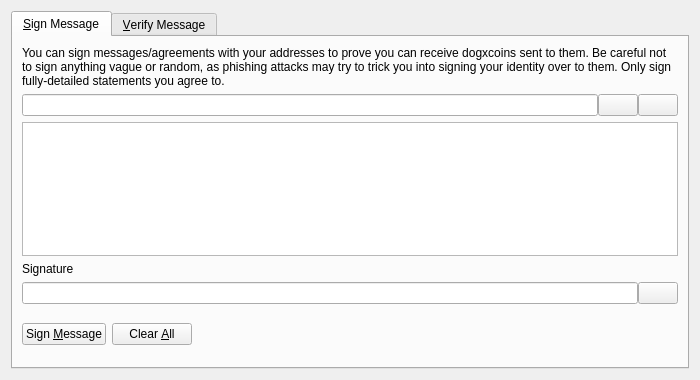
<?xml version="1.0" encoding="UTF-8"?>
<ui version="4.0">
 <class>SignVerifyMessageDialog</class>
 <widget class="QDialog" name="SignVerifyMessageDialog">
  <property name="geometry">
   <rect>
    <x>0</x>
    <y>0</y>
    <width>700</width>
    <height>380</height>
   </rect>
  </property>
  <property name="windowTitle">
   <string>Signatures - Sign / Verify a Message</string>
  </property>
  <property name="modal">
   <bool>true</bool>
  </property>
  <layout class="QVBoxLayout" name="verticalLayout">
   <item>
    <widget class="QTabWidget" name="tabWidget">
     <property name="currentIndex">
      <number>0</number>
     </property>
     <widget class="QWidget" name="tabSignMessage">
      <attribute name="title">
       <string>&amp;Sign Message</string>
      </attribute>
      <layout class="QVBoxLayout" name="verticalLayout_SM">
       <item>
        <widget class="QLabel" name="infoLabel_SM">
         <property name="text">
          <string>You can sign messages/agreements with your addresses to prove you can receive dogxcoins sent to them. Be careful not to sign anything vague or random, as phishing attacks may try to trick you into signing your identity over to them. Only sign fully-detailed statements you agree to.</string>
         </property>
         <property name="textFormat">
          <enum>Qt::PlainText</enum>
         </property>
         <property name="wordWrap">
          <bool>true</bool>
         </property>
        </widget>
       </item>
       <item>
        <layout class="QHBoxLayout" name="horizontalLayout_1_SM">
         <property name="spacing">
          <number>0</number>
         </property>
         <item>
          <widget class="QValidatedLineEdit" name="addressIn_SM">
           <property name="toolTip">
            <string>The dogxcoin address to sign the message with</string>
           </property>
          </widget>
         </item>
         <item>
          <widget class="QPushButton" name="addressBookButton_SM">
           <property name="toolTip">
            <string>Choose previously used address</string>
           </property>
           <property name="text">
            <string/>
           </property>
           <property name="icon">
            <iconset resource="../dogxcoin.qrc">
             <normaloff>:/icons/address-book</normaloff>:/icons/address-book</iconset>
           </property>
           <property name="shortcut">
            <string>Alt+A</string>
           </property>
           <property name="autoDefault">
            <bool>false</bool>
           </property>
          </widget>
         </item>
         <item>
          <widget class="QPushButton" name="pasteButton_SM">
           <property name="toolTip">
            <string>Paste address from clipboard</string>
           </property>
           <property name="text">
            <string/>
           </property>
           <property name="icon">
            <iconset resource="../dogxcoin.qrc">
             <normaloff>:/icons/editpaste</normaloff>:/icons/editpaste</iconset>
           </property>
           <property name="shortcut">
            <string>Alt+P</string>
           </property>
           <property name="autoDefault">
            <bool>false</bool>
           </property>
          </widget>
         </item>
        </layout>
       </item>
       <item>
        <widget class="QPlainTextEdit" name="messageIn_SM">
         <property name="toolTip">
          <string>Enter the message you want to sign here</string>
         </property>
        </widget>
       </item>
       <item>
        <widget class="QLabel" name="signatureLabel_SM">
         <property name="text">
          <string>Signature</string>
         </property>
         <property name="textFormat">
          <enum>Qt::PlainText</enum>
         </property>
        </widget>
       </item>
       <item>
        <layout class="QHBoxLayout" name="horizontalLayout_2_SM">
         <property name="spacing">
          <number>0</number>
         </property>
         <item>
          <widget class="QLineEdit" name="signatureOut_SM">
           <property name="font">
            <font>
             <italic>true</italic>
            </font>
           </property>
           <property name="readOnly">
            <bool>true</bool>
           </property>
          </widget>
         </item>
         <item>
          <widget class="QPushButton" name="copySignatureButton_SM">
           <property name="toolTip">
            <string>Copy the current signature to the system clipboard</string>
           </property>
           <property name="text">
            <string/>
           </property>
           <property name="icon">
            <iconset resource="../dogxcoin.qrc">
             <normaloff>:/icons/editcopy</normaloff>:/icons/editcopy</iconset>
           </property>
           <property name="autoDefault">
            <bool>false</bool>
           </property>
          </widget>
         </item>
        </layout>
       </item>
       <item>
        <layout class="QHBoxLayout" name="horizontalLayout_3_SM">
         <item>
          <widget class="QPushButton" name="signMessageButton_SM">
           <property name="toolTip">
            <string>Sign the message to prove you own this dogxcoin address</string>
           </property>
           <property name="text">
            <string>Sign &amp;Message</string>
           </property>
           <property name="icon">
            <iconset resource="../dogxcoin.qrc">
             <normaloff>:/icons/edit</normaloff>:/icons/edit</iconset>
           </property>
           <property name="autoDefault">
            <bool>false</bool>
           </property>
          </widget>
         </item>
         <item>
          <widget class="QPushButton" name="clearButton_SM">
           <property name="toolTip">
            <string>Reset all sign message fields</string>
           </property>
           <property name="text">
            <string>Clear &amp;All</string>
           </property>
           <property name="icon">
            <iconset resource="../dogxcoin.qrc">
             <normaloff>:/icons/remove</normaloff>:/icons/remove</iconset>
           </property>
           <property name="autoDefault">
            <bool>false</bool>
           </property>
          </widget>
         </item>
         <item>
          <spacer name="horizontalSpacer_1_SM">
           <property name="orientation">
            <enum>Qt::Horizontal</enum>
           </property>
           <property name="sizeHint" stdset="0">
            <size>
             <width>40</width>
             <height>48</height>
            </size>
           </property>
          </spacer>
         </item>
         <item>
          <widget class="QLabel" name="statusLabel_SM">
           <property name="font">
            <font>
             <weight>75</weight>
             <bold>true</bold>
            </font>
           </property>
           <property name="text">
            <string/>
           </property>
           <property name="wordWrap">
            <bool>true</bool>
           </property>
          </widget>
         </item>
         <item>
          <spacer name="horizontalSpacer_2_SM">
           <property name="orientation">
            <enum>Qt::Horizontal</enum>
           </property>
           <property name="sizeHint" stdset="0">
            <size>
             <width>40</width>
             <height>48</height>
            </size>
           </property>
          </spacer>
         </item>
        </layout>
       </item>
      </layout>
     </widget>
     <widget class="QWidget" name="tabVerifyMessage">
      <attribute name="title">
       <string>&amp;Verify Message</string>
      </attribute>
      <layout class="QVBoxLayout" name="verticalLayout_VM">
       <item>
        <widget class="QLabel" name="infoLabel_VM">
         <property name="text">
          <string>Enter the receiver's address, message (ensure you copy line breaks, spaces, tabs, etc. exactly) and signature below to verify the message. Be careful not to read more into the signature than what is in the signed message itself, to avoid being tricked by a man-in-the-middle attack. Note that this only proves the signing party receives with the address, it cannot prove sendership of any transaction!</string>
         </property>
         <property name="textFormat">
          <enum>Qt::PlainText</enum>
         </property>
         <property name="alignment">
          <set>Qt::AlignLeading|Qt::AlignLeft|Qt::AlignTop</set>
         </property>
         <property name="wordWrap">
          <bool>true</bool>
         </property>
        </widget>
       </item>
       <item>
        <layout class="QHBoxLayout" name="horizontalLayout_1_VM">
         <property name="spacing">
          <number>0</number>
         </property>
         <item>
          <widget class="QValidatedLineEdit" name="addressIn_VM">
           <property name="toolTip">
            <string>The dogxcoin address the message was signed with</string>
           </property>
          </widget>
         </item>
         <item>
          <widget class="QPushButton" name="addressBookButton_VM">
           <property name="toolTip">
            <string>Choose previously used address</string>
           </property>
           <property name="text">
            <string/>
           </property>
           <property name="icon">
            <iconset resource="../dogxcoin.qrc">
             <normaloff>:/icons/address-book</normaloff>:/icons/address-book</iconset>
           </property>
           <property name="shortcut">
            <string>Alt+A</string>
           </property>
           <property name="autoDefault">
            <bool>false</bool>
           </property>
          </widget>
         </item>
        </layout>
       </item>
       <item>
        <widget class="QPlainTextEdit" name="messageIn_VM"/>
       </item>
       <item>
        <widget class="QValidatedLineEdit" name="signatureIn_VM"/>
       </item>
       <item>
        <layout class="QHBoxLayout" name="horizontalLayout_2_VM">
         <item>
          <widget class="QPushButton" name="verifyMessageButton_VM">
           <property name="toolTip">
            <string>Verify the message to ensure it was signed with the specified dogxcoin address</string>
           </property>
           <property name="text">
            <string>Verify &amp;Message</string>
           </property>
           <property name="icon">
            <iconset resource="../dogxcoin.qrc">
             <normaloff>:/icons/transaction_0</normaloff>:/icons/transaction_0</iconset>
           </property>
           <property name="autoDefault">
            <bool>false</bool>
           </property>
          </widget>
         </item>
         <item>
          <widget class="QPushButton" name="clearButton_VM">
           <property name="toolTip">
            <string>Reset all verify message fields</string>
           </property>
           <property name="text">
            <string>Clear &amp;All</string>
           </property>
           <property name="icon">
            <iconset resource="../dogxcoin.qrc">
             <normaloff>:/icons/remove</normaloff>:/icons/remove</iconset>
           </property>
           <property name="autoDefault">
            <bool>false</bool>
           </property>
          </widget>
         </item>
         <item>
          <spacer name="horizontalSpacer_1_VM">
           <property name="orientation">
            <enum>Qt::Horizontal</enum>
           </property>
           <property name="sizeHint" stdset="0">
            <size>
             <width>40</width>
             <height>48</height>
            </size>
           </property>
          </spacer>
         </item>
         <item>
          <widget class="QLabel" name="statusLabel_VM">
           <property name="font">
            <font>
             <weight>75</weight>
             <bold>true</bold>
            </font>
           </property>
           <property name="text">
            <string/>
           </property>
           <property name="wordWrap">
            <bool>true</bool>
           </property>
          </widget>
         </item>
         <item>
          <spacer name="horizontalSpacer_2_VM">
           <property name="orientation">
            <enum>Qt::Horizontal</enum>
           </property>
           <property name="sizeHint" stdset="0">
            <size>
             <width>40</width>
             <height>48</height>
            </size>
           </property>
          </spacer>
         </item>
        </layout>
       </item>
      </layout>
     </widget>
    </widget>
   </item>
  </layout>
 </widget>
 <customwidgets>
  <customwidget>
   <class>QValidatedLineEdit</class>
   <extends>QLineEdit</extends>
   <header>qt/qvalidatedlineedit.h</header>
  </customwidget>
 </customwidgets>
 <resources>
  <include location="../dogxcoin.qrc"/>
 </resources>
 <connections/>
</ui>
